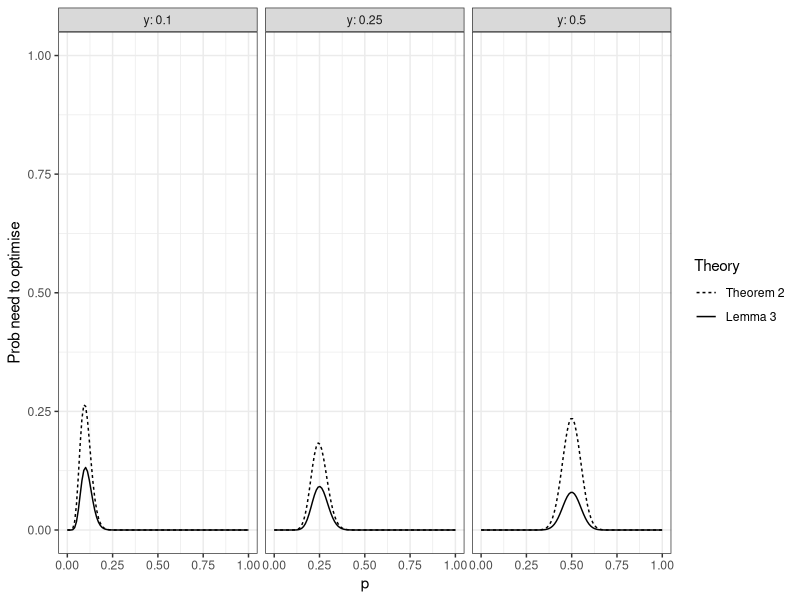
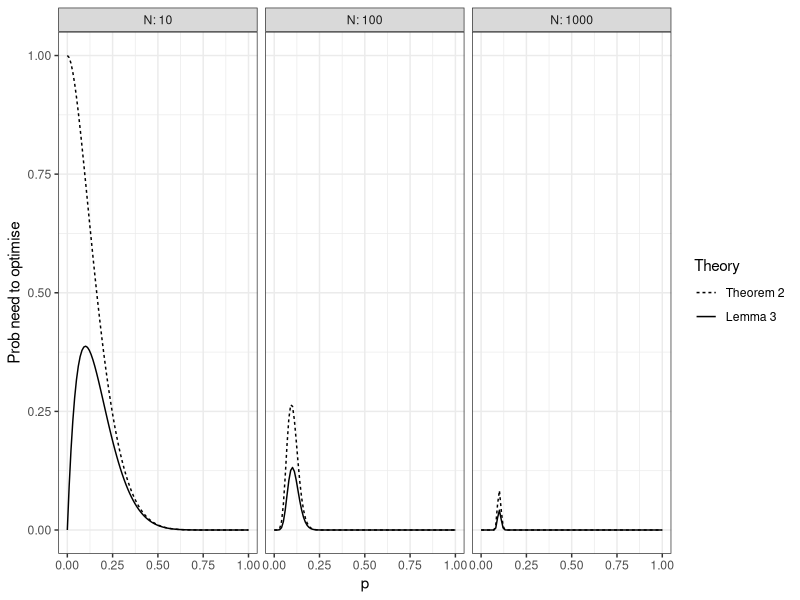
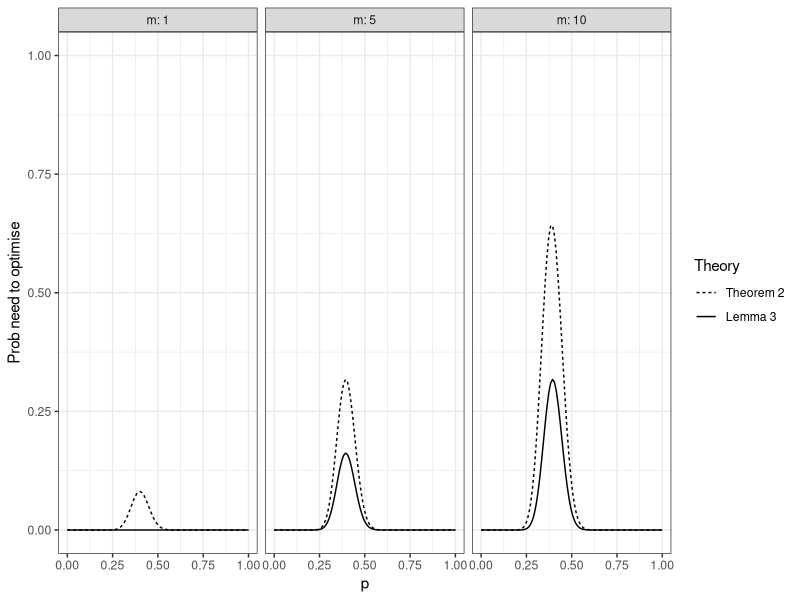
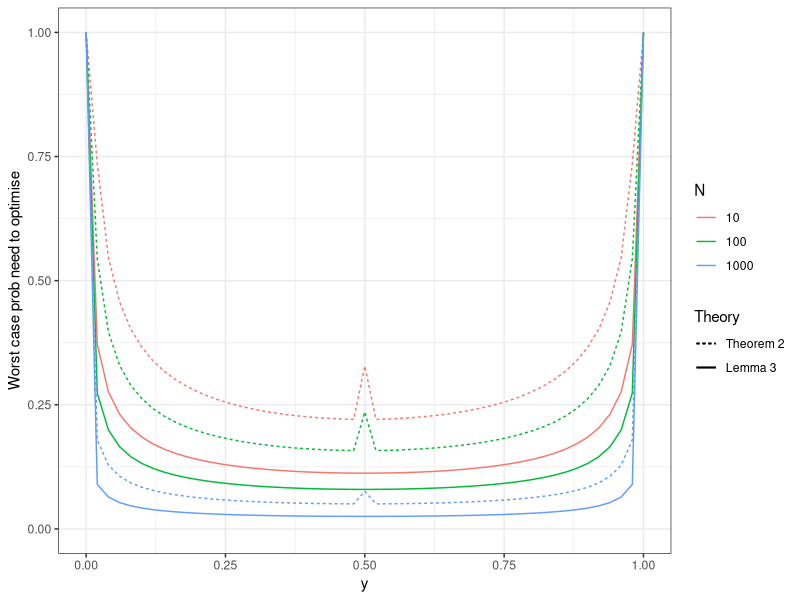
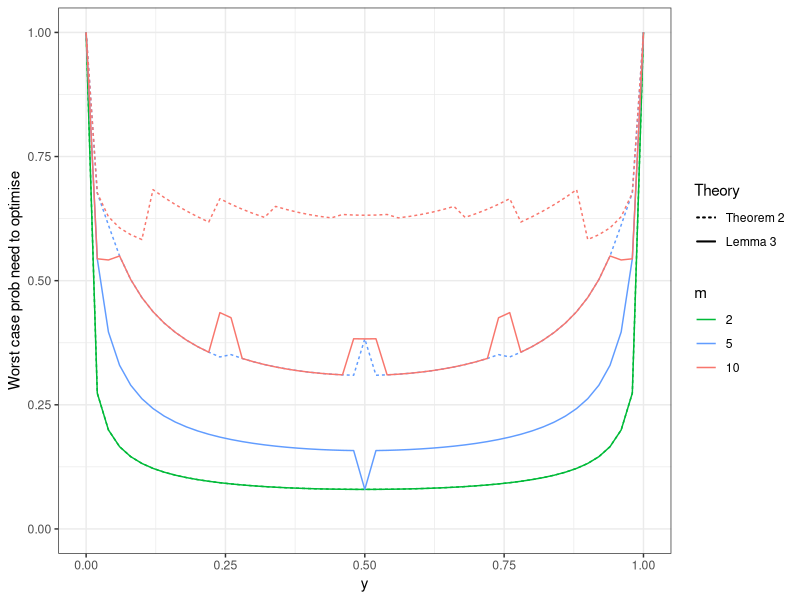
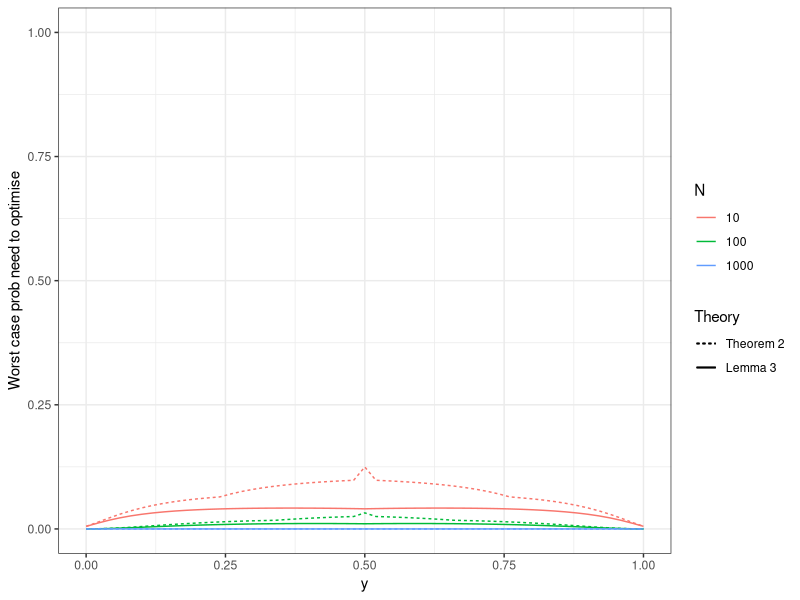
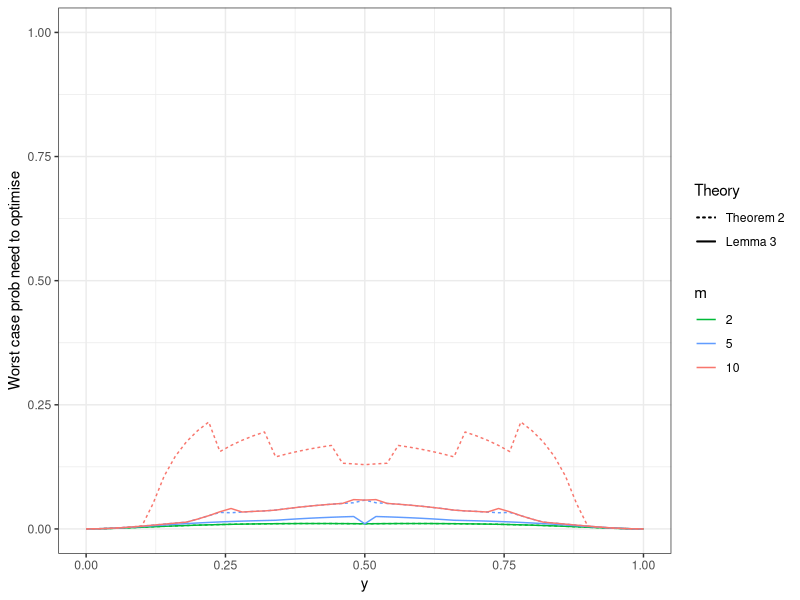
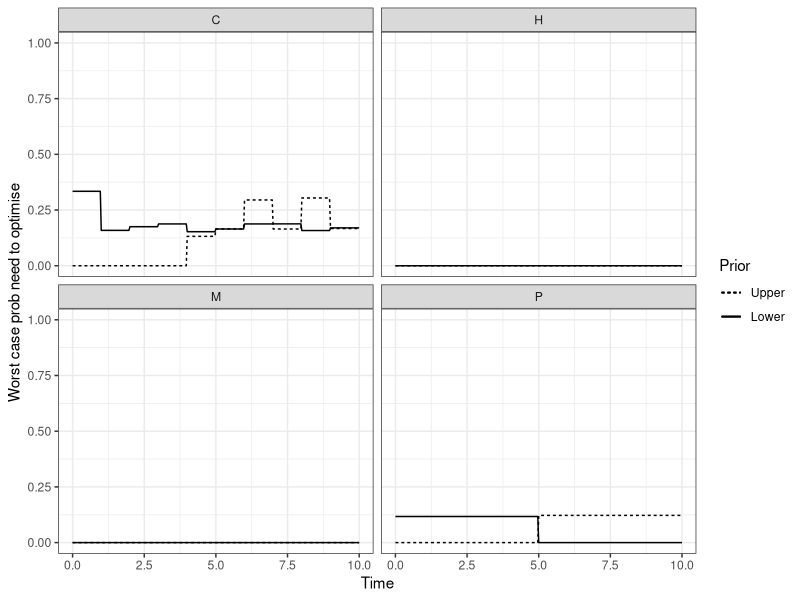

R code for these plots, in order:
library(ggplot2)

p <- seq(0, 1, length.out = 100)

prob.s <- function(y, p, N, m) {
  if(p<0)
    return(NA)
  if(p>1)
    return(NA)
  pbinom(floor(y*(N+m-1)), N, p) - pbinom(ceiling(y*(N+m-1)-m+1) - 1, N, p)
}
prob <- Vectorize(prob.s, "p")

prob2.s <- function(y, p, N, m, n.u, n.l) {
  if(p<0)
    return(NA)
  if(p>1)
    return(NA)

  s.bad <- NULL
  for(s in 0:N) {
    L0 <- (prod(0:(m-1)+n.u*(1-y)+N-s)*prod(0:(m-1)+n.l+N)) /
      (prod(0:(m-1)+n.l*(1-y)+N-s)*prod(0:(m-1)+n.u+N))
    Lm <- (prod(0:(m-1)+n.u*y+s)*prod(0:(m-1)+n.l+N)) /
      (prod(0:(m-1)+n.l*y+s)*prod(0:(m-1)+n.u+N))
    if(is.nan(Lm) || is.nan(L0) || (!(L0<=1 && Lm>=1) && !(L0>=1 && Lm<=1))) {
      s.bad <- c(s.bad, s)
    }
  }
  if(length(s.bad)==0)
    return(0)
  sum(dbinom(s.bad, N, p))
}
prob2 <- Vectorize(prob2.s, "p")

# Plot 1
y <- 0.1; N <- 100; m <- 3; n.l <- 1; n.u <- 5

y <- 0.1
d1 <- data.frame(p=rep(p, 2),
                 popt=c(prob(y, p, N, m), prob2(y, p, N, m, n.u, n.l)),
                 lab=rep(c("Theorem 2", "Lemma 3"), each=length(p)),
                 y=y)
y <- 0.25
d2 <- data.frame(p=rep(p, 2),
                 popt=c(prob(y, p, N, m), prob2(y, p, N, m, n.u, n.l)),
                 lab=rep(c("Theorem 2", "Lemma 3"), each=length(p)),
                 y=y)
y <- 0.5
d3 <- data.frame(p=rep(p, 2),
                 popt=c(prob(y, p, N, m), prob2(y, p, N, m, n.u, n.l)),
                 lab=rep(c("Theorem 2", "Lemma 3"), each=length(p)),
                 y=y)


pdf("need-to-opt-1.pdf", width=8, height=2)
ggplot(rbind(d1, d2, d3)) +
  ylim(0, 1) + xlab("p") + ylab("Prob need to optimise") + theme_bw() +
  scale_linetype_discrete(name="Theory", breaks=c("Theorem 2", "Lemma 3")) +
  facet_grid(.~y, labeller = label_both) +
  geom_line(aes(x=p, y=popt, lty=lab))
dev.off()

# Plot 2
y <- 0.1; N <- 20; m <- 3; n.l <- 1; n.u <- 5

N <- 10
d1 <- data.frame(p=rep(p, 2),
                 popt=c(prob(y, p, N, m), prob2(y, p, N, m, n.u, n.l)),
                 lab=rep(c("Theorem 2", "Lemma 3"), each=length(p)),
                 N=10)
N <- 100
d2 <- data.frame(p=rep(p, 2),
                 popt=c(prob(y, p, N, m), prob2(y, p, N, m, n.u, n.l)),
                 lab=rep(c("Theorem 2", "Lemma 3"), each=length(p)),
                 N=100)
N <- 1000
d3 <- data.frame(p=rep(p, 2),
                 popt=c(prob(y, p, N, m), prob2(y, p, N, m, n.u, n.l)),
                 lab=rep(c("Theorem 2", "Lemma 3"), each=length(p)),
                 N=1000)


pdf("need-to-opt-2.pdf", width=8, height=2)
ggplot(rbind(d1, d2, d3)) +
  ylim(0, 1) + xlab("p") + ylab("Prob need to optimise") + theme_bw() +
  scale_linetype_discrete(name="Theory", breaks=c("Theorem 2", "Lemma 3")) +
  facet_grid(.~N, labeller = label_both) +
  geom_line(aes(x=p, y=popt, lty=lab))
dev.off()

# Plot 3
y <- 0.4; N <- 100; m <- 3; n.l <- 1; n.u <- 5

m <- 1
d1 <- data.frame(p=rep(p, 2),
                 popt=c(prob(y, p, N, m), prob2(y, p, N, m, n.u, n.l)),
                 lab=rep(c("Theorem 2", "Lemma 3"), each=length(p)),
                 m=1)
m <- 5
d2 <- data.frame(p=rep(p, 2),
                 popt=c(prob(y, p, N, m), prob2(y, p, N, m, n.u, n.l)),
                 lab=rep(c("Theorem 2", "Lemma 3"), each=length(p)),
                 m=5)
m <- 10
d3 <- data.frame(p=rep(p, 2),
                 popt=c(prob(y, p, N, m), prob2(y, p, N, m, n.u, n.l)),
                 lab=rep(c("Theorem 2", "Lemma 3"), each=length(p)),
                 m=10)


pdf("need-to-opt-3.pdf", width=8, height=2)
ggplot(rbind(d1, d2, d3)) +
  ylim(0, 1) + xlab("p") + ylab("Prob need to optimise") + theme_bw() +
  scale_linetype_discrete(name="Theory", breaks=c("Theorem 2", "Lemma 3")) +
  facet_grid(.~m, labeller = label_both) +
  geom_line(aes(x=p, y=popt, lty=lab))
dev.off()

# Extra function defs
prob.p <- Vectorize(prob.s, c("y","p"))
prob2.p <- Vectorize(prob2.s, c("y", "p"))

# Plot 4
y <- seq(0, 1, length.out = 51)

N <- 100; m <- 3; n.l <- 1; n.u <- 5

N <- 50
d1 <- data.frame(p=rep(y, 2),
                 popt=c(prob.p(y, y, N, m), prob2.p(y, y, N, m, n.u, n.l)),
                 lab=rep(c("Theorem 2", "Lemma 3"), each=length(y)),
                 N="10")
N <- 100
d2 <- data.frame(p=rep(y, 2),
                 popt=c(prob.p(y, y, N, m), prob2.p(y, y, N, m, n.u, n.l)),
                 lab=rep(c("Theorem 2", "Lemma 3"), each=length(y)),
                 N="100")
N <- 1000
d3 <- data.frame(p=rep(y, 2),
                 popt=c(prob.p(y, y, N, m), prob2.p(y, y, N, m, n.u, n.l)),
                 lab=rep(c("Theorem 2", "Lemma 3"), each=length(y)),
                 N="1000")


pdf("need-to-opt-4.pdf", width=3.95, height=3)
ggplot() +
  ylim(0, 1) + xlab("y") + ylab("Worst case prob need to optimise") + theme_bw() +
  scale_linetype_discrete(name="Theory", breaks=c("Theorem 2", "Lemma 3")) +
  geom_line(data=d1, aes(x=p, y=popt, lty=lab, colour=N)) +
  geom_line(data=d2, aes(x=p, y=popt, lty=lab, colour=N)) +
  geom_line(data=d3, aes(x=p, y=popt, lty=lab, colour=N))
dev.off()

# Plot 5
y <- seq(0, 1, length.out = 51)

N <- 100; m <- 3; n.l <- 1; n.u <- 5

m <- 2
d1 <- data.frame(p=rep(y, 2),
                 popt=c(prob.p(y, y, N, m), prob2.p(y, y, N, m, n.u, n.l)),
                 lab=rep(c("Theorem 2", "Lemma 3"), each=length(y)),
                 m="2")
m <- 5
d2 <- data.frame(p=rep(y, 2),
                 popt=c(prob.p(y, y, N, m), prob2.p(y, y, N, m, n.u, n.l)),
                 lab=rep(c("Theorem 2", "Lemma 3"), each=length(y)),
                 m="5")
m <- 10
d3 <- data.frame(p=rep(y, 2),
                 popt=c(prob.p(y, y, N, m), prob2.p(y, y, N, m, n.u, n.l)),
                 lab=rep(c("Theorem 2", "Lemma 3"), each=length(y)),
                 m="10")


pdf("need-to-opt-5.pdf", width=3.95, height=3)
ggplot() +
  ylim(0, 1) + xlab("y") + ylab("Worst case prob need to optimise") + theme_bw() +
  scale_linetype_discrete(name="Theory", breaks=c("Theorem 2", "Lemma 3")) +
  scale_colour_discrete(breaks=c("2", "5", "10")) +
  geom_line(data=d1, aes(x=p, y=popt, lty=lab, colour=m)) +
  geom_line(data=d2, aes(x=p, y=popt, lty=lab, colour=m)) +
  geom_line(data=d3, aes(x=p, y=popt, lty=lab, colour=m))
dev.off()

# Plot 6
y <- seq(0, 1, length.out = 51)

N <- 100; m <- 3; n.l <- 1; n.u <- 5

N <- 50
d1 <- data.frame(p=rep(y, 2),
                 popt=c(pmax(prob.p(y, y-0.1, N, m), prob.p(y, y+0.1, N, m), na.rm = TRUE),
                        pmax(prob2.p(y, y-0.1, N, m, n.u, n.l), prob2.p(y, y+0.1, N, m, n.u, n.l), na.rm = TRUE)),
                 lab=rep(c("Theorem 2", "Lemma 3"), each=length(y)),
                 N="10")
N <- 100
d2 <- data.frame(p=rep(y, 2),
                 popt=c(pmax(prob.p(y, y-0.1, N, m), prob.p(y, y+0.1, N, m), na.rm = TRUE),
                        pmax(prob2.p(y, y-0.1, N, m, n.u, n.l), prob2.p(y, y+0.1, N, m, n.u, n.l), na.rm = TRUE)),
                 lab=rep(c("Theorem 2", "Lemma 3"), each=length(y)),
                 N="100")
N <- 1000
d3 <- data.frame(p=rep(y, 2),
                 popt=c(pmax(prob.p(y, y-0.1, N, m), prob.p(y, y+0.1, N, m), na.rm = TRUE),
                        pmax(prob2.p(y, y-0.1, N, m, n.u, n.l), prob2.p(y, y+0.1, N, m, n.u, n.l), na.rm = TRUE)),
                 lab=rep(c("Theorem 2", "Lemma 3"), each=length(y)),
                 N="1000")


pdf("need-to-opt-6.pdf", width=3.95, height=3)
ggplot() +
  ylim(0, 1) + xlab("y") + ylab("Worst case prob need to optimise") + theme_bw() +
  scale_linetype_discrete(name="Theory", breaks=c("Theorem 2", "Lemma 3")) +
  geom_line(data=d1, aes(x=p, y=popt, lty=lab, colour=N)) +
  geom_line(data=d2, aes(x=p, y=popt, lty=lab, colour=N)) +
  geom_line(data=d3, aes(x=p, y=popt, lty=lab, colour=N))
dev.off()

# Plot 7
y <- seq(0, 1, length.out = 51)

N <- 100; m <- 3; n.l <- 1; n.u <- 5

m <- 2
d1 <- data.frame(p=rep(y, 2),
                 popt=c(pmax(prob.p(y, y-0.1, N, m), prob.p(y, y+0.1, N, m), na.rm = TRUE),
                        pmax(prob2.p(y, y-0.1, N, m, n.u, n.l), prob2.p(y, y+0.1, N, m, n.u, n.l), na.rm = TRUE)),
                 lab=rep(c("Theorem 2", "Lemma 3"), each=length(y)),
                 m="2")
m <- 5
d2 <- data.frame(p=rep(y, 2),
                 popt=c(pmax(prob.p(y, y-0.1, N, m), prob.p(y, y+0.1, N, m), na.rm = TRUE),
                        pmax(prob2.p(y, y-0.1, N, m, n.u, n.l), prob2.p(y, y+0.1, N, m, n.u, n.l), na.rm = TRUE)),
                 lab=rep(c("Theorem 2", "Lemma 3"), each=length(y)),
                 m="5")
m <- 10
d3 <- data.frame(p=rep(y, 2),
                 popt=c(pmax(prob.p(y, y-0.1, N, m), prob.p(y, y+0.1, N, m), na.rm = TRUE),
                        pmax(prob2.p(y, y-0.1, N, m, n.u, n.l), prob2.p(y, y+0.1, N, m, n.u, n.l), na.rm = TRUE)),
                 lab=rep(c("Theorem 2", "Lemma 3"), each=length(y)),
                 m="10")


pdf("need-to-opt-7.pdf", width=3.95, height=3)
ggplot() +
  ylim(0, 1) + xlab("y") + ylab("Worst case prob need to optimise") + theme_bw() +
  scale_linetype_discrete(name="Theory", breaks=c("Theorem 2", "Lemma 3")) +
  scale_colour_discrete(breaks=c("2", "5", "10")) +
  geom_line(data=d1, aes(x=p, y=popt, lty=lab, colour=m)) +
  geom_line(data=d2, aes(x=p, y=popt, lty=lab, colour=m)) +
  geom_line(data=d3, aes(x=p, y=popt, lty=lab, colour=m))
dev.off()

#### Brake example ####
t <- seq(0, 10, length.out=301)

# Component M
priorU <- 1-pweibull(t, shape=2.5, scale=8)
priorU[priorU==1] <- 1-1e-6
priorL <- 1-pweibull(t, shape=2.5, scale=6)
priorL[priorL==1] <- 1-1e-6

m <- 1; N <- 5; nl <- 1; nu <- 8

M <- data.frame(t=rep(t, 2),
                popt=c(pmax(prob2.p(priorU, priorU-0.1, N, m, n.u, n.l), prob2.p(priorU, priorU+0.1, N, m, n.u, n.l), na.rm = TRUE),
                       pmax(prob2.p(priorL, priorL-0.1, N, m, n.u, n.l), prob2.p(priorL, priorL+0.1, N, m, n.u, n.l), na.rm = TRUE)),
                lab=rep(c("Upper", "Lower"), each=length(t)),
                comp="M")

# Component H
priorU <- rep(0.9999, 301)
priorL <- rep(0.0001, 301)

m <- 1; N <- 10; nl <- 1; nu <- 2

H <- data.frame(t=rep(t, 2),
                popt=c(pmax(prob2.p(priorU, priorU-0.1, N, m, n.u, n.l), prob2.p(priorU, priorU+0.1, N, m, n.u, n.l), na.rm = TRUE),
                       pmax(prob2.p(priorL, priorL-0.1, N, m, n.u, n.l), prob2.p(priorL, priorL+0.1, N, m, n.u, n.l), na.rm = TRUE)),
                lab=rep(c("Upper", "Lower"), each=length(t)),
                comp="H")

# Component C
priorU <- c(rep(c(0.99, 0.98, 0.96, 0.95, 0.90, 0.65, 0.50, 0.45, 0.43, 0.42), each=30), 0.42)
priorL <- c(rep(c(0.75, 0.73, 0.71, 0.70, 0.60, 0.45, 0.30, 0.23, 0.21, 0.20), each=30), 0.20)

m <- 4; N <- 15; nl <- 1; nu <- 2

C <- data.frame(t=rep(t, 2),
                popt=c(pmax(prob2.p(priorU, priorU-0.1, N, m, n.u, n.l), prob2.p(priorU, priorU+0.1, N, m, n.u, n.l), na.rm = TRUE),
                       pmax(prob2.p(priorL, priorL-0.1, N, m, n.u, n.l), prob2.p(priorL, priorL+0.1, N, m, n.u, n.l), na.rm = TRUE)),
                lab=rep(c("Upper", "Lower"), each=length(t)),
                comp="C")

# Component P
priorU <- c(rep(c(0.99, 0.65), each=150), 0.65)
priorL <- c(rep(c(0.5, 0.01), each=150), 0.01)

m <- 4; N <- 20; nl <- 1; nu <- 2

P <- data.frame(t=rep(t, 2),
                popt=c(pmax(prob2.p(priorU, priorU-0.1, N, m, n.u, n.l), prob2.p(priorU, priorU+0.1, N, m, n.u, n.l), na.rm = TRUE),
                       pmax(prob2.p(priorL, priorL-0.1, N, m, n.u, n.l), prob2.p(priorL, priorL+0.1, N, m, n.u, n.l), na.rm = TRUE)),
                lab=rep(c("Upper", "Lower"), each=length(t)),
                comp="P")

pdf("need-to-opt-8.pdf", width=8, height=4)
ggplot() +
  ylim(0, 1) + xlab("Time") + ylab("Worst case prob need to optimise") + theme_bw() +
  scale_linetype_discrete(name="Prior", breaks=c("Upper", "Lower")) +
  facet_wrap(~comp) +
  geom_line(data=M, aes(x=t, y=popt, lty=lab)) +
  geom_line(data=H, aes(x=t, y=popt, lty=lab)) +
  geom_line(data=C, aes(x=t, y=popt, lty=lab)) +
  geom_line(data=P, aes(x=t, y=popt, lty=lab))
dev.off()

library(dplyr)
mean(c(mean(t(M %>% filter(lab=="Lower") %>% select(popt))),
       mean(t(H %>% filter(lab=="Lower") %>% select(popt))),
       mean(t(C %>% filter(lab=="Lower") %>% select(popt))),
       mean(t(P %>% filter(lab=="Lower") %>% select(popt)))))

mean(c(mean(t(M %>% filter(lab=="Upper") %>% select(popt))),
       mean(t(H %>% filter(lab=="Upper") %>% select(popt))),
       mean(t(C %>% filter(lab=="Upper") %>% select(popt))),
       mean(t(P %>% filter(lab=="Upper") %>% select(popt)))))
